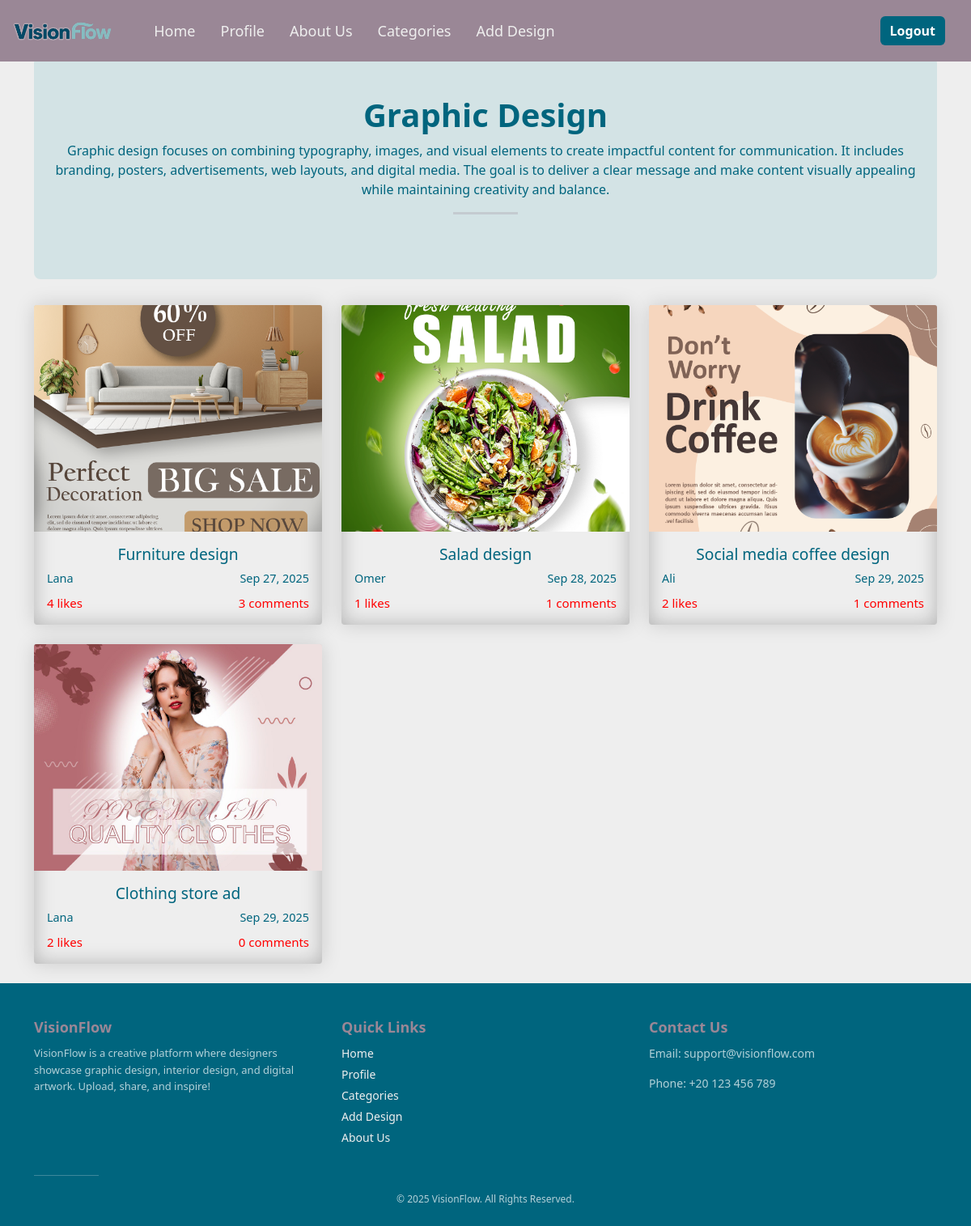
Page /category/1/ on the committed database.
### vision_app/models.py (models this page shows, shortened)
class Category(models.Model):
    name = models.CharField(max_length=45)
    description = models.TextField(null=True)
    created_at = models.DateTimeField(auto_now_add=True)
    updated_at = models.DateTimeField(auto_now=True)

class Desgin(models.Model):
    title = models.CharField(max_length=45)
    image = models.ImageField(upload_to="designs/",null=True)
    user_uploaded = models.ForeignKey(Users, related_name="designs_uploaded", on_delete=models.CASCADE)
    category = models.ForeignKey(Category, related_name="designs", on_delete=models.CASCADE)
    who_liked_it = models.ManyToManyField(Users, related_name="liked_designs", blank=True)
    created_at = models.DateTimeField(auto_now_add=True)
    updated_at = models.DateTimeField(auto_now=True)
    objects=designManage()

class Users(models.Model):
    username= models.CharField(max_length=45)
    profilepic = models.ImageField(upload_to="profile_pics/", null=True, blank=True)
    email = models.EmailField(max_length=225, unique=True)
    password = models.CharField(max_length=45)
    created_at = models.DateTimeField(auto_now_add=True)
    updated_at = models.DateTimeField(auto_now=True)
    objects = UserManage()

### vision_app/views.py (the view)
# urls.py: path('category/<int:category_id>/', views.category, name='category'),
def category(request, category_id):
    category = get_object_or_404(Category, id=category_id)
    designs = Desgin.objects.filter(category=category)
    return render(request, 'category.html', {
        'category': category,
        'designs': designs
    })

### vision_app/templates/category.html (shortened to what this page needs)
{% load static %}
<!DOCTYPE html>
<html lang="en">
<head>
  <link href="{% static 'css/bootstrap.min.css' %}" rel="stylesheet">
</head>
<body>
{% include "header.html" %}
<main>
  <div class="container">
  <div class="category-header">
    <h1>{{ category.name }}</h1>
    {% if category.description %}
      <p>{{ category.description }}</p>
    {% endif %}
    <hr>
  </div>
    <div class="row">
      {% for design in designs %}
        <div class="col-md-4 mb-4">
          <a href="{% url 'design' design.id %}" class="text-decoration-none">
            <div class="card h-100 card-design" style='box-shadow: inset 0 0 25px rgba(0,0,0,0.25),  0 0 25px rgba(0,0,0,0.15);'>
              <img src="{{ design.image.url }}" class="card-img-top" alt="{{ design.title }}">
              <div class="card-body text-center">
                <h5 class="card-title">{{ design.title }}</h5>
                <div class="design-info">
                  <span>{{ design.user_uploaded.username }}</span>
                  <span>{{ design.created_at|date:"M d, Y" }}</span>
                </div>
                <div class="design-info mt-2">
                  <span style='color:red; font-size:15px'>{{ design.who_liked_it.count }} likes</span>
                  <span style='color:red; font-size:15px'>{{ design.comments.count }} comments</span>
                </div>
              </div>
            </div>
          </a>
        </div>
      {% empty %}
        <p class="text-center">No designs available in this category yet.</p>
      {% endfor %}
    </div>
  </div>
</main>
{% include "footer.html" %}
</body>
</html>

### vision_app/templates/category.html (style rules this page uses)
:root { --primary-color: #3C656E; --secondary-color: #A8D3D6; --light-color: #EEEEEE; --accent-color: #C1ADBF; }
body { padding-top: 50px; background-color: var(--light-color); color: var(--primary-color); }
.category-header { background-color: var(--secondary-color); color: var(--primary-color); text-align: center; padding: 3rem 1rem; border-radius: 8px; margin-bottom: 2rem; }
.category-header h1 { font-weight: bold; }
hr { border-top: 3px solid var(--accent-color); width: 80px; margin: 1rem auto 2rem; }
.card { transition: transform 0.3s ease; border: none; background-color: var(--light-color); cursor: pointer; }
.card img { height: 280px; object-fit: cover; }
.card-title { color: var(--primary-color); font-size: 1.2rem; margin-bottom: 0.5rem; }
.design-info { font-size: 0.9rem; color: var(--primary-color); display: flex; justify-content: space-between; align-items: center; }

### vision_app/templates/header.html (style rules this page uses)
:root { --primary-color: #00657eff; --secondary-color: #d3e3e5ff; --light-color: #EEEEEE; --accent-color: #9a8796ff; }
body { background-colosr: var(--light-color); color: var(--primary-color); }
h1, h2, h3 { color: var(--primary-color); }

### vision_app/templates/footer.html (style rules this page uses)
html, body { height: 100%; margin: 0; }
body { display: flex; flex-direction: column; }

### rows in the picture
Category: name "Graphic Design", description "Graphic design focuses on combining typography, images, and visual elements to create impactful content for communication. It includes branding, posters, advertisements, web layouts, and digital media. The goal is to deliver a clear message and make content visually appealing while maintaining creativity and balance."
Desgin: image (picture), title "Furniture design", user_uploaded.username "Lana", created_at "Sep 27, 2025", who_liked_it.count "4", comments.count "3"
Desgin: image (picture), title "Salad design", user_uploaded.username "Omer", created_at "Sep 28, 2025", who_liked_it.count "1", comments.count "1"
Desgin: image (picture), title "Social media coffee design", user_uploaded.username "Ali", created_at "Sep 29, 2025", who_liked_it.count "2", comments.count "1"
Desgin: image (picture), title "Clothing store ad", user_uploaded.username "Lana", created_at "Sep 29, 2025", who_liked_it.count "2", comments.count "0"
